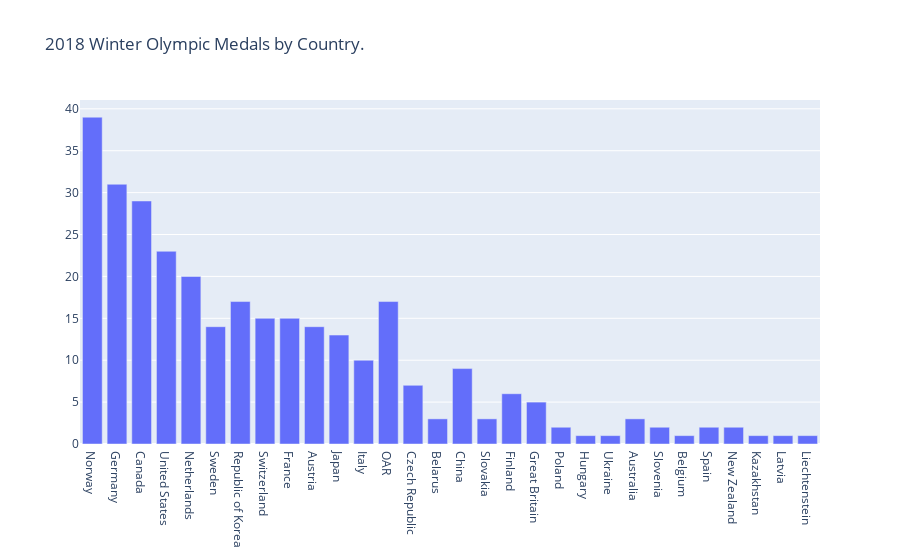

The code cell stored with this chart in its notebook:
### Markdown cell above
## Create Simple Bar Plot

### Code cell
# Create traces 
data = [go.Bar(
    x = df['NOC'], # NOC stands for National Olympic Committee
    y = df['Total'], 
)]

# Create layout 
layout = go.Layout(
    title = '2018 Winter Olympic Medals by Country.'
)

# Create figure 
fig = go.Figure(data=data, layout=layout)

# Show figure 
py.iplot(fig)

### Figure 1 — Plotly figure (JSON) as saved in the notebook; plotly's stock layout.template omitted (floating-point values rounded to 4 significant figures)
{"data": [{"type": "bar", "x": ["Norway", "Germany", "Canada", "United States", "Netherlands", "Sweden", "Republic of Korea", "Switzerland", "France", "Austria", "Japan", "Italy", "OAR", "Czech Republic", "Belarus", "China", "Slovakia", "Finland", "Great Britain", "Poland", "Hungary", "Ukraine", "Australia", "Slovenia", "Belgium", "Spain", "New Zealand", "Kazakhstan", "Latvia", "Liechtenstein"], "y": [39, 31, 29, 23, 20, 14, 17, 15, 15, 14, 13, 10, 17, 7, 3, 9, 3, 6, 5, 2, 1, 1, 3, 2, 1, 2, 2, 1, 1, 1]}], "layout": {"title": {"text": "2018 Winter Olympic Medals by Country."}}}
